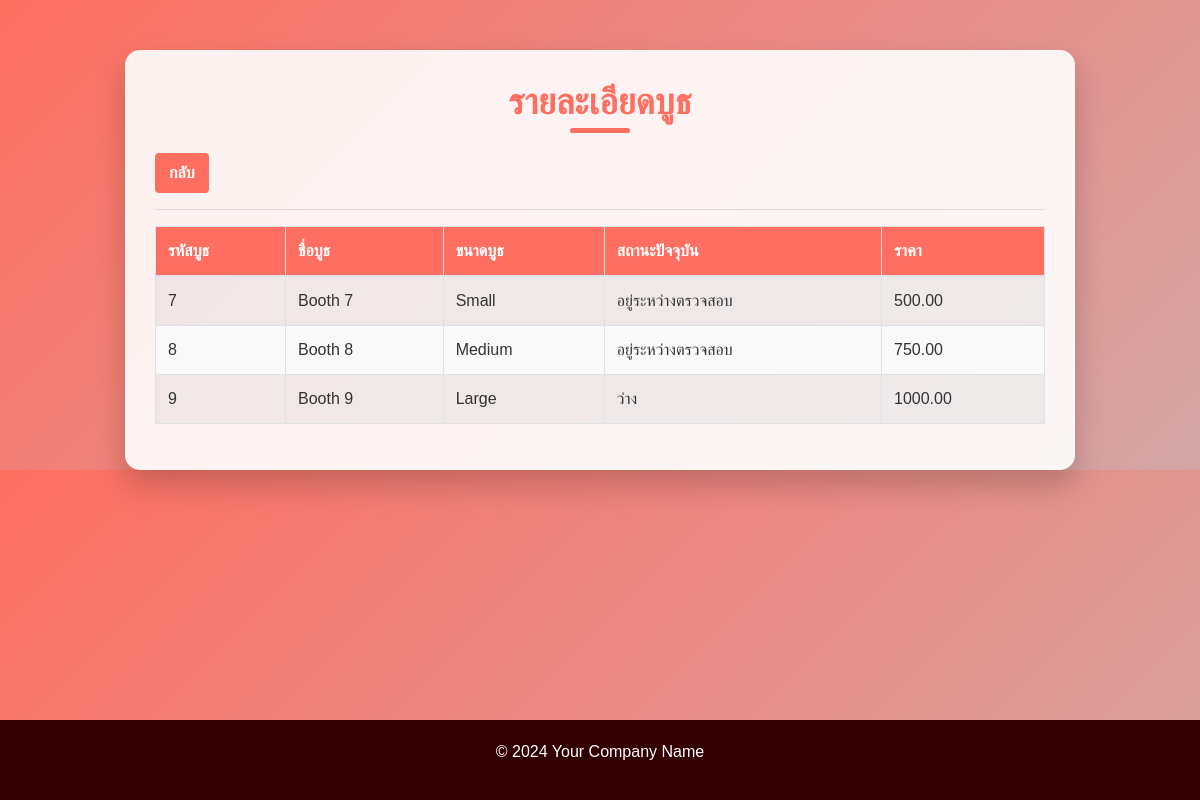
Page /ku_model/booth_details.php?zone_id=3 (signed in) on the committed database.
### tables this page shows
CREATE TABLE `booths` (
  `booth_id` int(11) NOT NULL,
  `booth_number` int(11) NOT NULL,
  `booth_name` varchar(255) NOT NULL,
  `booth_size` varchar(50) NOT NULL,
  `booth_status` tinyint(4) NOT NULL,
  `booth_price` decimal(10,2) NOT NULL,
  `zone_id` int(11) NOT NULL
);

### ku_model/booth_details.php (the view, shortened to what this page needs)
<?php
include 'config.php';
$zone_id = isset($_GET['zone_id']) ? $_GET['zone_id'] : '';
$sql = "SELECT booth_id, booth_name, booth_size, booth_status, booth_price FROM booths WHERE zone_id = ?";
$stmt = $conn->prepare($sql);
$stmt->bind_param("s", $zone_id);
$stmt->execute();
$result = $stmt->get_result();
?>
<!DOCTYPE html>
<html lang="en">
<head>
    <link rel="stylesheet" href="https://stackpath.bootstrapcdn.com/bootstrap/4.1.3/css/bootstrap.min.css">
</head>
<body>
    <div class="container">
        <div class="row">
            <div class="col-12 col-md-10 offset-md-1 container-custom">
                <h4 class="header">รายละเอียดบูธ</h4>
                <a href="mains.php" class="btn btn-secondary">กลับ</a>
                <hr>
                <table class="table table-bordered table-striped">
                    <thead>
                        <tr>
                            <th>รหัสบูธ</th>
                            <th>ชื่อบูธ</th>
                            <th>ขนาดบูธ</th>
                            <th>สถานะปัจจุบัน</th>
                            <th>ราคา</th>
                        </tr>
                    </thead>
                    <tbody>
                        <?php if ($result->num_rows > 0): ?>
                            <?php while ($row = $result->fetch_assoc()): ?>
                                <tr>
                                    <td><?php echo htmlspecialchars($row['booth_id']); ?></td>
                                    <td><?php echo htmlspecialchars($row['booth_name']); ?></td>
                                    <td><?php echo htmlspecialchars($row['booth_size']); ?></td>
                                    <td>
                                        <?php
                                        $status = htmlspecialchars($row['booth_status']);
                                        if ($status == 0) {
                                            echo "ว่าง";
                                        } elseif ($status == 1) {
                                            echo "อยู่ระหว่างตรวจสอบ";
                                        } else {
                                            echo "จองแล้ว";
                                        }
                                        ?>
                                    </td>
                                    <td><?php echo htmlspecialchars($row['booth_price']); ?></td>
                                </tr>
                            <?php endwhile; ?>
                        <?php else: ?>
                            <tr>
                                <td colspan="5">ไม่มีข้อมูล</td>
                            </tr>
                        <?php endif; ?>
                    </tbody>
                </table>
            </div>
        </div>
    </div>
    <div class="footer">
        <p>&copy; 2024 Your Company Name</p>
    </div>
</body>
</html>

### ku_model/booth_details.php (style rules this page uses)
body { background: linear-gradient(135deg, #ff6f61, #d4a5a5); font-family: 'Poppins', sans-serif; color: #333; padding: 0; margin: 0; }
.container-custom { background-color: rgba(255, 255, 255, 0.9); padding: 30px; border-radius: 15px; box-shadow: 0 15px 30px rgba(0, 0, 0, 0.2); margin-top: 50px; animation: fadeIn 1s ease-in-out; }
.header { color: #ff6f61; text-align: center; font-size: 36px; font-weight: 700; margin-bottom: 30px; position: relative; }
.header::after { content: ''; position: absolute; left: 50%; bottom: -10px; transform: translateX(-50%); height: 5px; width: 60px; background: #ff6f61; border-radius: 3px; }
.btn-secondary { background-color: #ff6f61; border: 2px solid #ff6f61; color: #fff; font-weight: 600; transition: background-color 0.3s ease, border-color 0.3s ease, transform 0.3s ease; }
.table { border-collapse: collapse; width: 100%; }
.table thead th { background-color: #ff6f61; color: #fff; font-weight: 600; position: relative; }
.table tbody tr { transition: background-color 0.3s ease, transform 0.3s ease; }
.table tbody tr:nth-child(even) { background-color: #f9f9f9; }
.table tbody td { transition: color 0.3s ease; }
.footer { text-align: center; color: #fff; padding: 20px 0; background-color: #330000; position: fixed; width: 100%; bottom: 0; }

### rows in the picture
booths: booth_id "7", booth_name "Booth 7", booth_size "Small", booth_status "อยู่ระหว่างตรวจสอบ", booth_price "500.00"
booths: booth_id "8", booth_name "Booth 8", booth_size "Medium", booth_status "อยู่ระหว่างตรวจสอบ", booth_price "750.00"
booths: booth_id "9", booth_name "Booth 9", booth_size "Large", booth_status "ว่าง", booth_price "1000.00"
